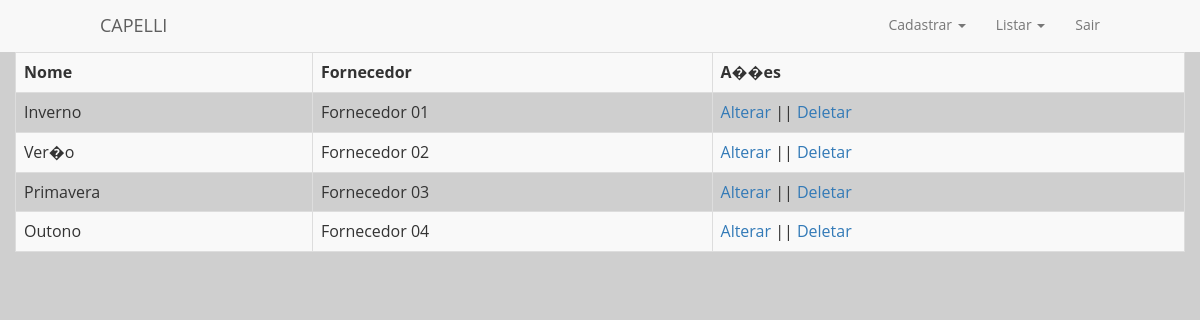
The page /ListarColecoes.php (signed in) on the database its author committed.
### tables this page shows
CREATE TABLE colecao
(
id INT AUTO_INCREMENT,
nome VARCHAR(50) NOT NULL,
idFornecedor INT NOT NULL,
PRIMARY KEY (id),
FOREIGN KEY (idFornecedor)
REFERENCES fornecedor(id)
);

CREATE TABLE fornecedor
(
id INT AUTO_INCREMENT,
nome VARCHAR(50) NOT NULL,
pais VARCHAR(50) NOT NULL,
cidade VARCHAR(50) NOT NULL,
bairro VARCHAR(50) NOT NULL,
rua VARCHAR(50) NOT NULL,
numero VARCHAR(6) NOT NULL,
cep VARCHAR(8) NOT NULL,
telefone VARCHAR(13),
email VARCHAR(60) NOT NULL,
PRIMARY KEY (id)
);

### ListarColecoes.php (the view, shortened to what this page needs)
<?php
require 'Conexao.php';
$sql = "SELECT colecao.* , fornecedor.nome AS fornecedorNome
        FROM colecao INNER JOIN fornecedor WHERE colecao.idFornecedor = fornecedor.id";
$resultado = mysqli_query($conn, $sql);
?>
<html xmlns="http://www.w3.org/1999/xhtml" lang="pt-br">
<head>
    <link href="Content/bootstrap.min.css" rel="stylesheet" />
    <link href="Content/EstilosAdm.css" rel="stylesheet" />
</head>
<body>
<nav class="navbar navbar-default">
        <div class="container-fluid">
            <div class="navbar-header">
                <span class="navbar-brand">CAPELLI</span>
            </div>
            <ul class="nav navbar-nav navbar-right hidden-xs">
                <li class="dropdown">
                    <a href="#" class="dropdown-toggle" data-toggle="dropdown" role="button" aria-haspopup="true" aria-expanded="false">
                        Cadastrar
                        <span class="caret"></span>
                    </a>
                </li>
                <li class="dropdown">
                    <a href="#" class="dropdown-toggle" data-toggle="dropdown" role="button" aria-haspopup="true" aria-expanded="false">
                        Listar
                        <span class="caret"></span>
                    </a>
                </li>
                <li>
                    <a href="./SairAdm.php">Sair</a>
                </li>
            </ul>
        </div>
    </nav>
    <div class="container-fluid">
        <div class="row">
            <div class="col-xs-12">
                <table class="table table-striped table-bordered table-hover table-responsive">
                    <tr>
                        <th>Nome</th>
                        <th>Fornecedor</th>
                        <th>A��es</th>
                    </tr>
                    <?php while($linha = mysqli_fetch_assoc($resultado)) { ?>
                    <tr>
                        <td>
                            <?php echo $linha['nome']; ?>
                        </td>
                        <td>
                            <?php
                              echo $linha['fornecedorNome']; ?>
                        </td>
                        <td>
                            <a href="./TelaAlterarColecao.php?id=<?php echo $linha['id']; ?>">Alterar</a>
                            ||
                            <a href="./procDeletarColecao.php?id=<?php echo $linha['id']; ?>">Deletar</a>
                        </td>
                    </tr>
                    <?php } ?>
                </table>
            </div>
        </div>
    </div>
</body>
</html>

### Content/EstilosAdm.css (style rules this page uses)
﻿html, body { margin: 0; padding: 0; height: 100%; }
body { font-family: 'Open Sans', sans-serif; background-color: #CFCFCF; }
.navbar { border-radius: 0; border: 0; margin-bottom: 0; }
@media (min-width: 768px) { .navbar .navbar-right { display: flex; float: none; justify-content: center; } }
@media (min-width: 768px) { .navbar-nav > li > a { padding-bottom: 17px; padding-top: 15px; } }
@media (min-width: 992px) { .navbar .navbar-brand { display: inline-table; padding-left: 100px; } }
@media (min-width: 992px) { .navbar .navbar-right { display: initial; float: right; padding-right: 85px; } }

### rows shown on the page
colecao: nome "Inverno", idFornecedor.nome "Fornecedor 01"
colecao: nome "Ver�o", idFornecedor.nome "Fornecedor 02"
colecao: nome "Primavera", idFornecedor.nome "Fornecedor 03"
colecao: nome "Outono", idFornecedor.nome "Fornecedor 04"
